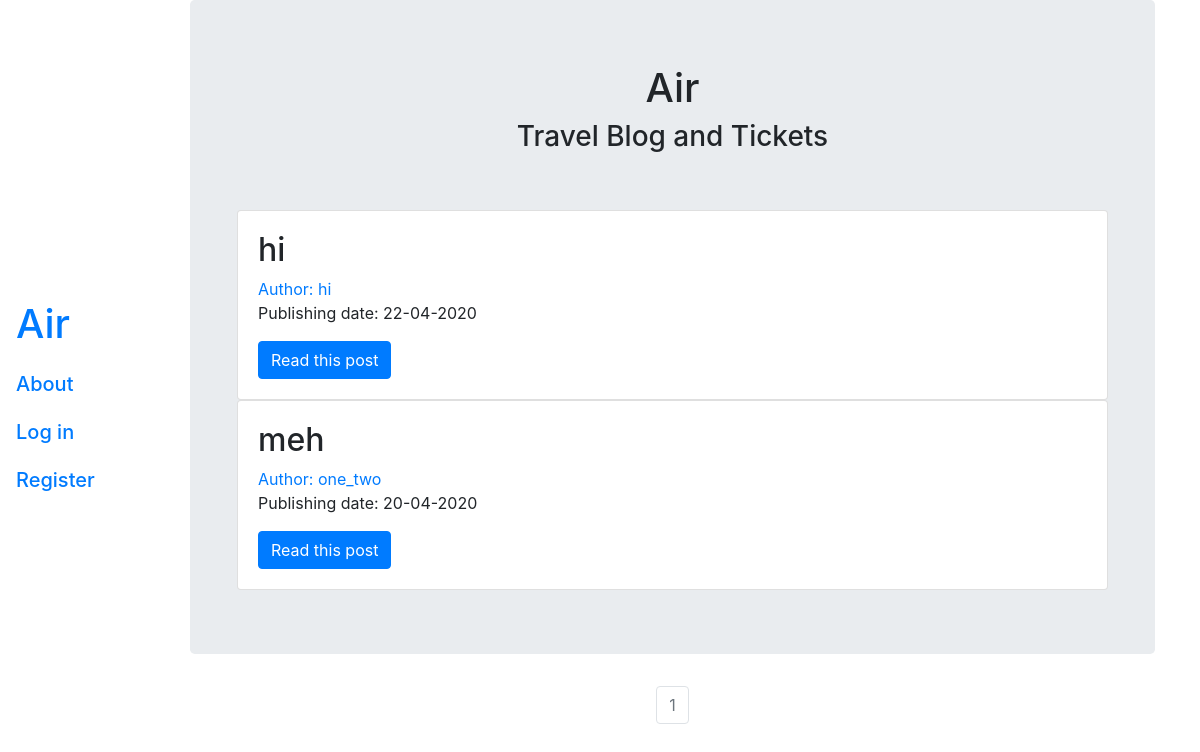
The app's page /, older data.
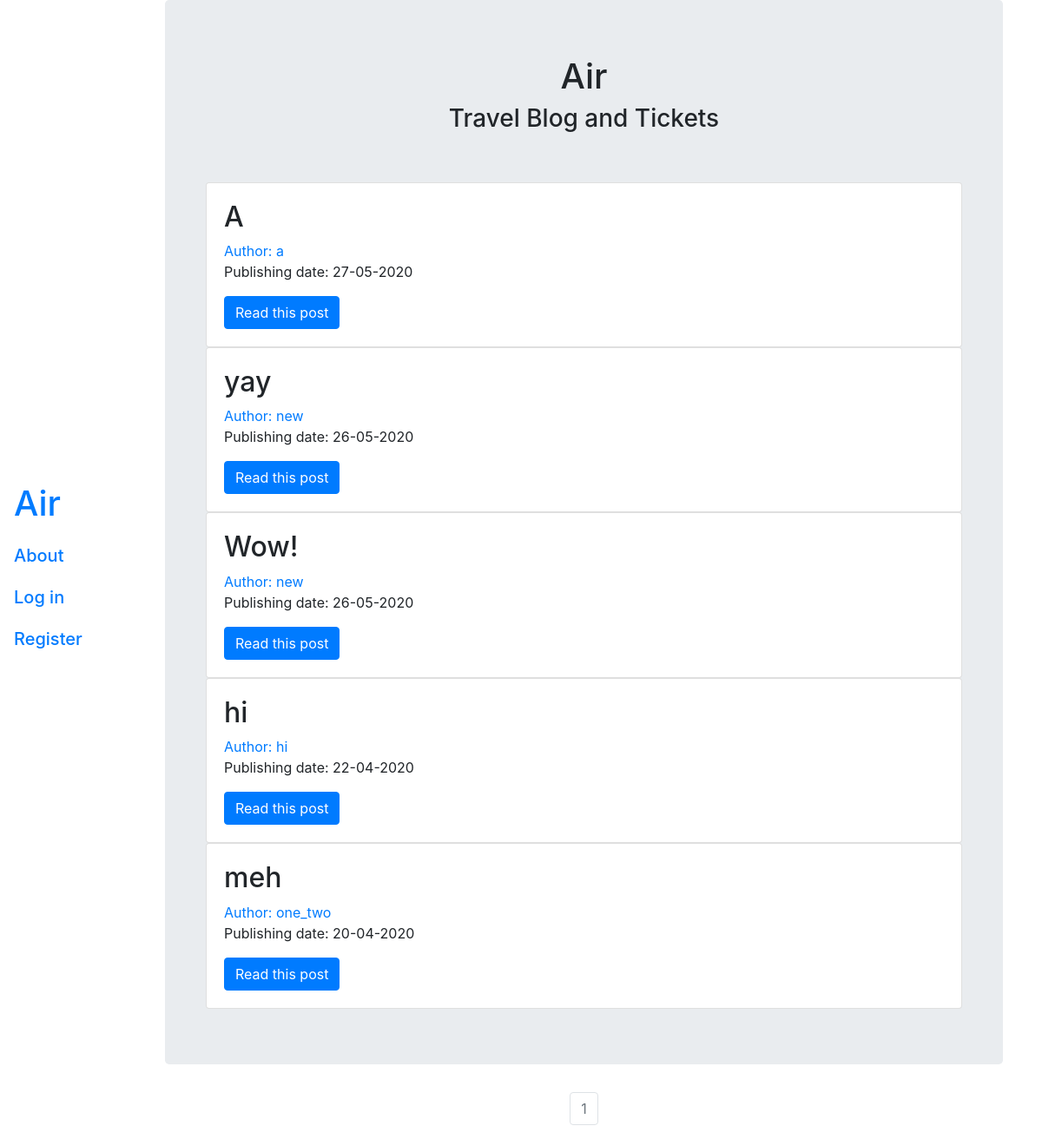
The same page, newer data.
### blog/models.py (models this page shows, shortened)
class Post(db.Model):
    users = db.relationship(User)
    id = db.Column(db.Integer, primary_key=True)
    user_id = db.Column(db.Integer, db.ForeignKey('users.id'), nullable=False)
    date = db.Column(db.DateTime, nullable=False, default=datetime.utcnow)
    title = db.Column(db.String(128), nullable=False)
    text = db.Column(db.Text, nullable=False)

class User(db.Model, UserMixin):
    __tablename__ = 'users'
    id = db.Column(db.Integer, primary_key=True)
    profile_image = db.Column(db.String(64), nullable=False, default='default2.png')
    email = db.Column(db.String(64), unique=True, index=True)
    username = db.Column(db.String(64), unique=True, index=True)
    password_hash = db.Column(db.String(128))
    posts = db.relationship('Post', backref='author', lazy=True)
    tickets = db.relationship('Ticket', backref='consumer', lazy=True)

### blog/core/views.py (the view)
@core.route('/')
def index():
    today = str(date.today())
    page = request.args.get('page', 1, type=int)
    posts = Post.query.order_by(Post.date.desc()).paginate(page=page, per_page=7)
    return render_template('index.html', posts=posts, today=today)

### blog/templates/index.html
{% extends "base.html" %}
{% block content %}
    <div class="jumbotron">
        <h1 align="center">Air</h1>
        <h3 align="center">Travel Blog and Tickets</h3>
        <br>
        <br>
    <div class="container">
        {% for post in posts.items %}
        <div class="card">
            <div class="card-body">
                {% if post.date.strftime('%Y-%m-%d') == today %}
                    <h2> <a class="card-title" href="{{url_for('posts.read_post', post_id = post.id)}}"></a>{{post.title}} <span class="badge badge-danger">New!</span></h2>
                {% else %}
                    <h2> <a class="card-title" href="{{url_for('posts.read_post', post_id = post.id)}}"></a>{{post.title}}</h2>
                {% endif %}
                <a href="{{url_for('users.user_posts', username=post.author.username)}}">Author: {{ post.author.username }}</a>
                <p>Publishing date: {{post.date.strftime('%d-%m-%Y')}}</p>
                <a class = 'btn btn-primary' href="{{url_for('posts.read_post', post_id = post.id)}}"> Read this post </a>
            </div>
        </div>
        {% endfor %}
    </div>
    </div>
<nav aria-label="Page Navigation">
    <ul class="pagination justify-content-center">
        {% for page_num in posts.iter_pages(left_edge=1, right_edge=1, left_current=1, right_current=2) %}
            {% if posts.page == page_num %}
            <li class="page-item disabled">
                <a class="page-link" href="{{url_for('core.index', page=page_num)}}">{{page_num}}</a>
            </li>
            {% else %}
            <li class="page-item">
                <a class="page-link" href="{{url_for('core.index', page=page_num)}}">{{page_num}}</a>
            </li>
            {% endif %}
        {% endfor %}
    </ul>
</nav>
{% endblock %}

### blog/templates/base.html (shortened to what this page needs)
<!DOCTYPE html>
<html lang="en">
<head>
    <link rel="stylesheet" href="https://stackpath.bootstrapcdn.com/bootstrap/4.5.0/css/bootstrap.min.css">
    <link rel="stylesheet" href="../static/styles/navbar.css" type="text/css">
</head>
<body>
<div class="navbar navbar-inverse navbar-fixed-left">
  <ul class="nav navbar-nav">
    <li class="nav-link">
        <h1><a href="{{url_for('core.index')}}">Air</a></h1>
    </li>
    <li class="nav-link">
        <h5><a href="{{url_for('core.information')}}">About</a></h5>
    </li>
    {% if current_user.is_authenticated %}
      <li class="nav-link">
        <h5><a href="{{url_for('tickets.ticket')}}">Tickets</a></h5>
    </li>
    <li class="nav-link">
        <h5><a href="{{url_for('users.my_info')}}">My stuff</a></h5>
    </li>
    <li class="nav-link">
        <h5><a href="{{url_for('posts.create')}}">Post something</a></h5>
    </li>
    <li class="nav-link">
       <h5><a href="{{url_for('users.account')}}">Edit profile page</a></h5>
    </li>
    <li class="nav-link">
        <h5><a href="{{url_for('users.logout')}}">Log out</a></h5>
    </li>
    {% else %}
    <li class="nav-link">
        <h5><a href="{{url_for('users.login')}}">Log in</a></h5>
    </li>
    <li class="nav-link">
        <h5><a href="{{url_for('users.register')}}">Register</a></h5>
    </li>
    {% endif %}
  </ul>
</div>
<div class="container">
    {% block content %}
    {% endblock %}
</div>
</body>
</html>

### blog/static/styles/navbar.css (style rules this page uses)
.navbar-fixed-left { width: 140px; position: fixed; border-radius: 0; height: 100%; }
.navbar-fixed-left .navbar-nav > li { float: none; width: 139px; }
.navbar-fixed-left + .container { padding-left: 160px; }

Row changes from the older to the newer data that the page shows:
added Post: title "A", author.username "a", date "27-05-2020"
added Post: title "yay", author.username "new", date "26-05-2020"
added Post: title "Wow!", author.username "new", date "26-05-2020"
